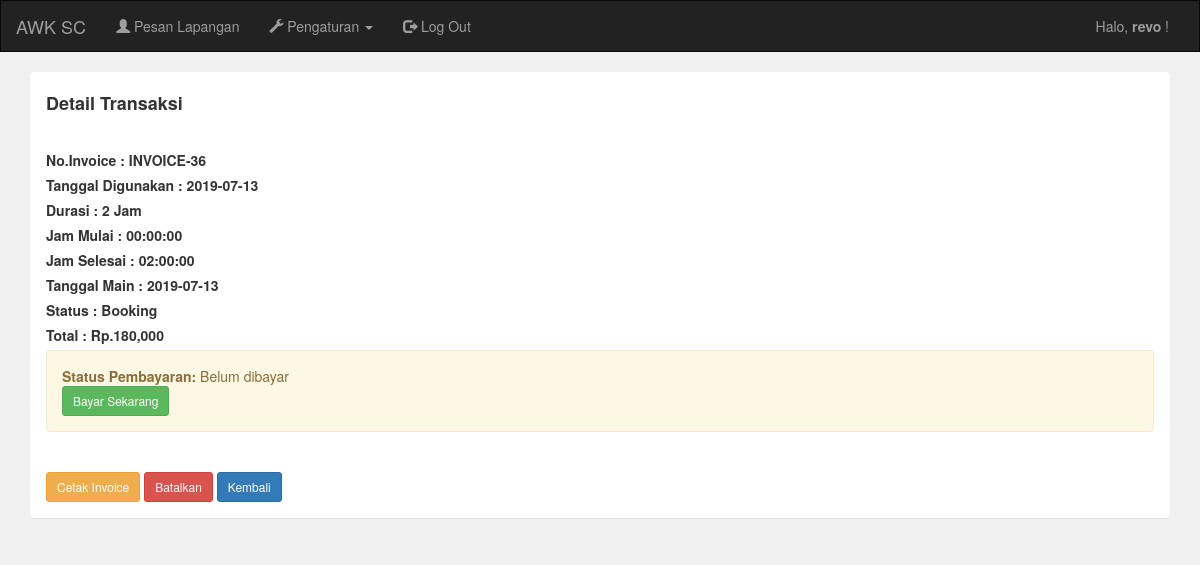
Screenshot of /user/transaksi_detail.php?id=36&tgl=2019-07-27 23:44:10 (signed in) with the database file from the repository.
### tables this page shows
CREATE TABLE IF NOT EXISTS `transaksi` (
`transaksi_id` int(11) NOT NULL,
  `transaksi_jam_pemesanan` datetime NOT NULL,
  `transaksi_tgl` date NOT NULL,
  `transaksi_pelanggan` varchar(11) NOT NULL,
  `jam_mulai` time NOT NULL,
  `transaksi_harga` int(11) NOT NULL,
  `transaksi_durasi` int(11) NOT NULL,
  `transaksi_jam_selesai` time NOT NULL,
  `transaksi_status` int(11) NOT NULL,
  `transaksi_lap` int(11) NOT NULL
);

### user/transaksi_detail.php (the view, shortened to what this page needs)
<?php
	include 'header.php';
	include '../koneksi.php';
	$id=$_GET['id'];
	$tgl=$_GET['tgl'];
	$data = mysqli_query($koneksi,"SELECT * from transaksi where transaksi_id='$id' and transaksi_jam_pemesanan='$tgl'");
	while($d=mysqli_fetch_array($data)){
?>
<div class="container">
	<div class="panel">
		<div class="panel-heading">
			<h4><b>Detail Transaksi</b></h4>
		</div>
		<div class="panel-body">
			<label>No.Invoice : INVOICE-<?php echo $d['transaksi_id']; ?></label><br/>
			<label>Tanggal Digunakan : <?php echo $d['transaksi_tgl']; ?></label><br/>
			<label>Durasi : <?php echo $d['transaksi_durasi'];?> Jam</label><br/>
			<label>Jam Mulai : <?php echo $d['jam_mulai']; ?></label><br/>
			<label>Jam Selesai : <?php echo $d['transaksi_jam_selesai']; ?></label><br/>
			<label>Tanggal Main : <?php echo $d['transaksi_tgl']; ?></label><br/>
			<?php
				if($d['transaksi_lap']=="0"){
					$lapangan='Booking';
				}
			?>
			<label>Status : <?php echo $lapangan; ?></label><br/>
			<label>Total : Rp.<?php echo number_format($d['transaksi_harga']); ?></label><br/>
			<?php
			$cek_pembayaran = mysqli_query($koneksi, "SELECT * FROM pembayaran WHERE transaksi_id='$id'");
			$ada_pembayaran = mysqli_num_rows($cek_pembayaran);
			if($ada_pembayaran > 0) {
				$p = mysqli_fetch_assoc($cek_pembayaran);
				echo "<div class='alert alert-info'>";
				echo "<strong>Status Pembayaran:</strong> ".ucfirst($p['pembayaran_status']);
				echo "<br><a href='pembayaran.php?id=".$id."' class='btn btn-sm btn-info'>Lihat Detail Pembayaran</a>";
				echo "</div>";
			} else {
				echo "<div class='alert alert-warning'>";
				echo "<strong>Status Pembayaran:</strong> Belum dibayar";
				echo "<br><a href='pembayaran.php?id=".$id."' class='btn btn-sm btn-success'>Bayar Sekarang</a>";
				echo "</div>";
			}
			?>
			<br/>
			<a href="transaksi_invoice.php?id=<?php echo $d['transaksi_id']; ?>" class="btn btn-sm btn-warning">Cetak Invoice</a>
			<a href="transaksi_batal.php?id=<?php echo $d['transaksi_id']; ?>" class="btn btn-sm btn-danger">Batalkan</a>
			<a href="transaksi.php" class="btn btn-sm btn-primary">Kembali</a>
		</div>
	</div>
</div>
<?php
	}
?>
<?php include 'footer.php'; ?>

### rows the page displays
transaksi: transaksi_id "36", transaksi_tgl "2019-07-13", transaksi_durasi "2", jam_mulai "00:00:00", transaksi_jam_selesai "02:00:00", transaksi_lap "Booking", transaksi_harga "180,000"

### other values shown
$_SESSION['username'] "revo"
